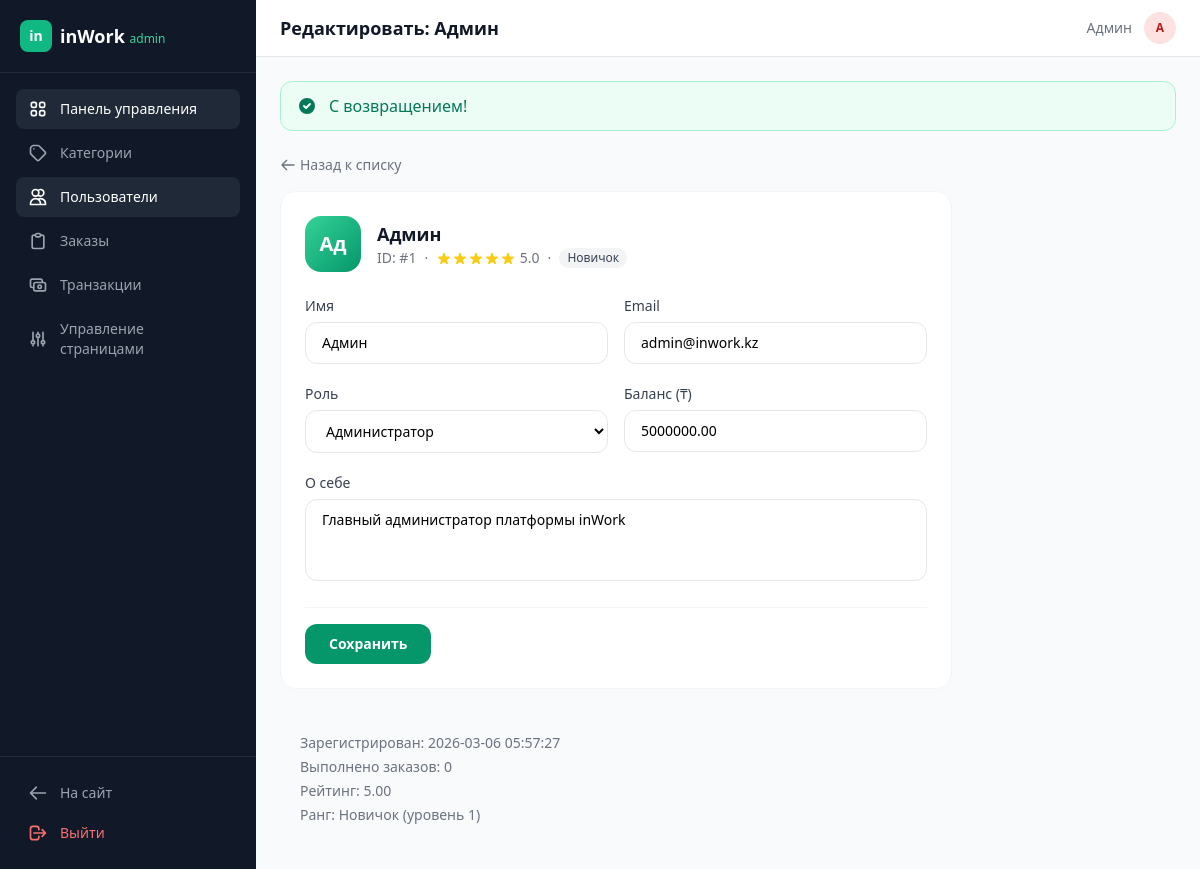
The app's page /in-work/public/admin/users/1 (signed in) with its own data.
### tables this page shows
CREATE TABLE users (
    id INT UNSIGNED AUTO_INCREMENT PRIMARY KEY,
    name VARCHAR(100) NOT NULL,
    email VARCHAR(191) NOT NULL UNIQUE,
    password VARCHAR(255) NOT NULL,
    role ENUM('client', 'freelancer', 'admin') NOT NULL DEFAULT 'freelancer',
    avatar VARCHAR(255) DEFAULT NULL,
    bio TEXT DEFAULT NULL,
    balance DECIMAL(12,2) NOT NULL DEFAULT 0.00,
    rating DECIMAL(3,2) NOT NULL DEFAULT 0.00,
    completed_orders INT UNSIGNED NOT NULL DEFAULT 0,
    created_at TIMESTAMP NOT NULL DEFAULT CURRENT_TIMESTAMP,
    updated_at TIMESTAMP NOT NULL DEFAULT CURRENT_TIMESTAMP ON UPDATE CURRENT_TIMESTAMP,
    INDEX idx_users_role (role),
    INDEX idx_users_rating (rating),
    INDEX idx_users_completed (completed_orders)
);

### app/controllers/AdminController.php (called while the page is built, shortened)
<?php
class AdminController extends Controller
{
    public function userEdit(string $id): void
    {
        $userModel = new User();
        $user = $userModel->find((int) $id);
        $this->view('admin.user_edit', [
            'title'   => 'Редактировать: ' . $user['name'],
            'profile' => $user,
        ]);
    }
}

### public/index.php (called while the page is built, shortened)
<?php
try {
    $appConfig = require ROOT_PATH . '/config/app.php';
    require ROOT_PATH . '/app/helpers/functions.php';
    $router = new Core\Router();
    $method = $_SERVER['REQUEST_METHOD'];
    $requestUri = $_SERVER['REQUEST_URI'] ?? '/';
    $path = parse_url($requestUri, PHP_URL_PATH);
    $path = '/' . trim($path, "/ \t\n\r");
    $basePath = $appConfig['base_path'] ?? '/in-work/public';
    $basePath = rtrim($basePath, '/');
    if ($basePath !== '' && (strpos($path, $basePath) === 0)) {
        $suffix = substr($path, strlen($basePath));
        $path = ($suffix === '' || $suffix === '/') ? '/' : ($suffix ?: '/');
    }
    if ($path !== '/') {
        $path = rtrim($path, '/') ?: '/';
    }
    $router->resolve($method, $path);
} catch (Throwable $e) {
    http_response_code(500);
    echo '<h1>Ошибка приложения</h1>';
    echo '<p><strong>' . htmlspecialchars($e->getMessage()) . '</strong></p>';
    echo '<p>Файл: ' . htmlspecialchars($e->getFile()) . ':' . $e->getLine() . '</p>';
    echo '<pre>' . htmlspecialchars($e->getTraceAsString()) . '</pre>';
}

### app/helpers/functions.php (called while the page is built, shortened)
<?php
function e(string $value): string
{
    return htmlspecialchars($value, ENT_QUOTES, 'UTF-8');
}
function url(string $path = ''): string
{
    return APP_URL . '/' . ltrim($path, '/');
}
function asset(string $path): string
{
    return ASSET_PATH . '/' . ltrim($path, '/');
}
function flash(string $key, mixed $value = null): mixed
{
    $val = $_SESSION['flash'][$key] ?? null;
    return $val;
}
function current_user(): ?array
{
    return $_SESSION['user'] ?? null;
}
function get_rank(int $completedOrders): array
{
    return ['name' => 'Новичок', 'color' => 'gray', 'level' => 1];
}

### core/Database.php (called while the page is built, shortened)
<?php
class Database
{
    private PDO $pdo;
    private function __construct()
    {
        $config = require __DIR__ . '/../config/database.php';
        $dsn = sprintf(
            'mysql:host=%s;port=%s;dbname=%s;charset=%s',
            $config['host'],
            $config['port'],
            $config['database'],
            $config['charset']
        );
        try {
            $this->pdo = new PDO($dsn, $config['username'], $config['password'], [
                PDO::ATTR_ERRMODE            => PDO::ERRMODE_EXCEPTION,
                PDO::ATTR_DEFAULT_FETCH_MODE => PDO::FETCH_ASSOC,
                PDO::ATTR_EMULATE_PREPARES   => false,
            ]);
        } catch (PDOException $e) {
            throw new PDOException('Database connection failed: ' . $e->getMessage());
        }
    }
    public function query(string $sql, array $params = []): \PDOStatement
    {
        $stmt = $this->pdo->prepare($sql);
        $stmt->execute($params);
        return $stmt;
    }
    public function fetch(string $sql, array $params = []): ?array
    {
        $stmt = $this->query($sql, $params);
        $result = $stmt->fetch();
        return $result ?: null;
    }
}

### config/database.php (called while the page is built, shortened)
<?php
$config = [
    'host'     => 'localhost',
    'port'     => '3306',
    'database' => 'inwork',
    'username' => 'root',
    'password' => 'root',
    'charset'  => 'utf8mb4',
];
return $config;

### core/Model.php (called while the page is built, shortened)
<?php
abstract class Model
{
    protected Database $db;
    protected string $table;
    protected string $primaryKey = 'id';
    public function __construct()
    {
        $this->db = Database::getInstance();
    }
    public function find(int $id): ?array
    {
        return $this->db->fetch(
            "SELECT * FROM {$this->table} WHERE {$this->primaryKey} = ?",
            [$id]
        );
    }
}

### views/admin/user_edit.php (the view, shortened to what this page needs)
<?php $rank = get_rank($profile['completed_orders']); ?>
<div class="max-w-2xl">
    <a href="<?= url('admin/users') ?>" class="inline-flex items-center gap-1 text-sm text-gray-500 hover:text-gray-700 mb-4">
        <svg class="w-4 h-4" fill="none" stroke="currentColor" viewBox="0 0 24 24"><path stroke-linecap="round" stroke-linejoin="round" stroke-width="2" d="M10 19l-7-7m0 0l7-7m-7 7h18"/></svg>
        Назад к списку
    </a>
    <div class="bg-white rounded-2xl border border-gray-100 p-6 mb-6">
        <div class="flex items-center gap-4 mb-6">
            <div class="w-14 h-14 bg-gradient-to-br from-brand-400 to-brand-600 rounded-2xl flex items-center justify-center text-white text-xl font-bold">
                <?= strtoupper(mb_substr($profile['name'], 0, 2)) ?>
            </div>
            <div>
                <h2 class="text-lg font-semibold text-gray-900"><?= e($profile['name']) ?></h2>
                <div class="flex items-center gap-2 text-sm text-gray-500">
                    <span>ID: #<?= $profile['id'] ?></span>
                    <span>·</span>
                    <span><?= render_stars((float)$profile['rating']) ?> <?= number_format((float)$profile['rating'], 1) ?></span>
                    <span>·</span>
                    <span class="px-2 py-0.5 text-xs rounded-full bg-<?= $rank['color'] ?>-100 text-<?= $rank['color'] ?>-700"><?= $rank['name'] ?></span>
                </div>
            </div>
        </div>
        <form method="POST" action="<?= url("admin/users/{$profile['id']}") ?>" class="space-y-5">
            <div class="grid grid-cols-2 gap-4">
                <div>
                    <label class="block text-sm font-medium text-gray-700 mb-1.5">Имя</label>
                    <input type="text" name="name" value="<?= e($profile['name']) ?>" required
                           class="w-full px-4 py-2.5 border border-gray-200 rounded-xl text-sm focus:ring-2 focus:ring-brand-500 focus:border-brand-500 outline-none">
                </div>
                <div>
                    <label class="block text-sm font-medium text-gray-700 mb-1.5">Email</label>
                    <input type="email" name="email" value="<?= e($profile['email']) ?>" required
                           class="w-full px-4 py-2.5 border border-gray-200 rounded-xl text-sm focus:ring-2 focus:ring-brand-500 focus:border-brand-500 outline-none">
                </div>
            </div>
            <div class="grid grid-cols-2 gap-4">
                <div>
                    <label class="block text-sm font-medium text-gray-700 mb-1.5">Роль</label>
                    <select name="role" class="w-full px-4 py-2.5 border border-gray-200 rounded-xl text-sm outline-none bg-white">
                        <option value="admin" <?= $profile['role'] === 'admin' ? 'selected' : '' ?>>Администратор</option>
                    </select>
                </div>
                <div>
                    <label class="block text-sm font-medium text-gray-700 mb-1.5">Баланс (₸)</label>
                    <input type="number" name="balance" step="0.01" value="<?= $profile['balance'] ?>"
                           class="w-full px-4 py-2.5 border border-gray-200 rounded-xl text-sm focus:ring-2 focus:ring-brand-500 focus:border-brand-500 outline-none">
                </div>
            </div>
            <div>
                <label class="block text-sm font-medium text-gray-700 mb-1.5">О себе</label>
                <textarea name="bio" rows="3" class="w-full px-4 py-2.5 border border-gray-200 rounded-xl text-sm focus:ring-2 focus:ring-brand-500 focus:border-brand-500 outline-none resize-none"><?= e($profile['bio'] ?? '') ?></textarea>
            </div>
            <div class="flex items-center justify-between pt-4 border-t border-gray-100">
                <button type="submit" class="px-6 py-2.5 bg-brand-600 text-white text-sm font-semibold rounded-xl hover:bg-brand-700 transition">
                    Сохранить
                </button>
            </div>
        </form>
    </div>
    <div class="bg-gray-50 rounded-2xl p-5 text-sm text-gray-500 space-y-1">
        <div>Зарегистрирован: <?= $profile['created_at'] ?></div>
        <div>Выполнено заказов: <?= $profile['completed_orders'] ?></div>
        <div>Рейтинг: <?= number_format((float)$profile['rating'], 2) ?></div>
        <div>Ранг: <?= $rank['name'] ?> (уровень <?= $rank['level'] ?>)</div>
    </div>
</div>

### core/Router.php (shortened to what this page needs)
<?php
class Router
{
    private array $routes = [];
    private array $middlewares = [];
    public function group(array $middleware, callable $callback): void
    {
        $previousMiddlewares = $this->middlewares;
        $this->middlewares = array_merge($this->middlewares, $middleware);
        $this->middlewares = $previousMiddlewares;
    }
    private function addRoute(string $method, string $path, array $action, array $middleware = []): self
    {
        $pattern = $this->convertToRegex($path);
        $this->routes[] = [
            'method'     => $method,
            'path'       => $path,
            'pattern'    => $pattern,
            'controller' => $action[0],
            'action'     => $action[1],
            'middleware'  => array_merge($this->middlewares, $middleware),
        ];
        return $this;
    }
    private function convertToRegex(string $path): string
    {
        $pattern = preg_replace('/\{([a-zA-Z_]+)\}/', '(?P<$1>[^/]+)', $path);
        return '#^' . $pattern . '$#';
    }
    public function resolve(string $method, string $uri): void
    {
        $uri = parse_url($uri, PHP_URL_PATH);
        $uri = rtrim($uri, '/') ?: '/';
        foreach ($this->routes as $route) {
            if ($route['method'] !== $method) {
                continue;
            }
            if (preg_match($route['pattern'], $uri, $matches)) {
                $params = array_filter($matches, 'is_string', ARRAY_FILTER_USE_KEY);
                $controller = new $route['controller']();
                $actionMethod = $route['action'];
                call_user_func_array([$controller, $actionMethod], array_values($params));
                return;
            }
        }
    }
}

### views/admin/layout.php (shortened to what this page needs)
<!DOCTYPE html>
<html lang="ru" class="h-full">
<head>
    <script src="https://cdn.tailwindcss.com"></script>
    <link rel="stylesheet" href="<?= asset('css/app.css') ?>">
</head>
<body class="h-full bg-gray-50">
<div class="flex h-full">
    <aside class="hidden lg:flex lg:flex-col w-64 bg-gray-900 text-white flex-shrink-0">
        <div class="p-5 border-b border-gray-800">
            <a href="<?= url('admin') ?>" class="flex items-center gap-2">
                <div class="w-8 h-8 bg-brand-500 rounded-lg flex items-center justify-center">
                    <span class="text-white font-bold text-sm">in</span>
                </div>
                <span class="text-lg font-bold">inWork <span class="text-brand-400 text-xs font-normal">admin</span></span>
            </a>
        </div>
        <nav class="flex-1 p-4 space-y-1">
            <?php
            $currentPath = parse_url($_SERVER['REQUEST_URI'], PHP_URL_PATH);
            $navItems = [
                ['url' => 'admin', 'label' => 'Панель управления', 'icon' => 'M4 6a2 2 0 012-2h2a2 2 0 012 2v2a2 2 0 01-2 2H6a2 2 0 01-2-2V6zm10 0a2 2 0 012-2h2a2 2 0 012 2v2a2 2 0 01-2 2h-2a2 2 0 01-2-2V6zM4 16a2 2 0 012-2h2a2 2 0 012 2v2a2 2 0 01-2 2H6a2 2 0 01-2-2v-2zm10 0a2 2 0 012-2h2a2 2 0 012 2v2a2 2 0 01-2 2h-2a2 2 0 01-2-2v-2z'],
                ['url' => 'admin/categories', 'label' => 'Категории', 'icon' => 'M7 7h.01M7 3h5c.512 0 1.024.195 1.414.586l7 7a2 2 0 010 2.828l-7 7a2 2 0 01-2.828 0l-7-7A1.994 1.994 0 013 12V7a4 4 0 014-4z'],
                ['url' => 'admin/users', 'label' => 'Пользователи', 'icon' => 'M12 4.354a4 4 0 110 5.292M15 21H3v-1a6 6 0 0112 0v1zm0 0h6v-1a6 6 0 00-9-5.197M13 7a4 4 0 11-8 0 4 4 0 018 0z'],
                ['url' => 'admin/orders', 'label' => 'Заказы', 'icon' => 'M9 5H7a2 2 0 00-2 2v12a2 2 0 002 2h10a2 2 0 002-2V7a2 2 0 00-2-2h-2M9 5a2 2 0 002 2h2a2 2 0 002-2M9 5a2 2 0 012-2h2a2 2 0 012 2'],
                ['url' => 'admin/transactions', 'label' => 'Транзакции', 'icon' => 'M17 9V7a2 2 0 00-2-2H5a2 2 0 00-2 2v6a2 2 0 002 2h2m2 4h10a2 2 0 002-2v-6a2 2 0 00-2-2H9a2 2 0 00-2 2v6a2 2 0 002 2zm7-5a2 2 0 11-4 0 2 2 0 014 0z'],
                ['url' => 'admin/pages', 'label' => 'Управление страницами', 'icon' => 'M12 6V4m0 2a2 2 0 100 4m0-4a2 2 0 110 4m-6 8a2 2 0 100-4m0 4a2 2 0 110-4m0 4v2m0-6V4m6 6v10m6-2a2 2 0 100-4m0 4a2 2 0 110-4m0 4v2m0-6V4'],
            ];
            foreach ($navItems as $item):
                $isActive = strpos($currentPath, $item['url']) !== false;
            ?>
                <a href="<?= url($item['url']) ?>" class="flex items-center gap-3 px-3 py-2.5 rounded-lg text-sm font-medium transition <?= $isActive ? 'bg-gray-800 text-white' : 'text-gray-400 hover:text-white hover:bg-gray-800/50' ?>">
                    <svg class="w-5 h-5 flex-shrink-0" fill="none" stroke="currentColor" viewBox="0 0 24 24"><path stroke-linecap="round" stroke-linejoin="round" stroke-width="2" d="<?= $item['icon'] ?>"/></svg>
                    <?= $item['label'] ?>
                </a>
            <?php endforeach; ?>
        </nav>
        <div class="p-4 border-t border-gray-800">
            <a href="<?= url('/') ?>" class="flex items-center gap-3 px-3 py-2.5 rounded-lg text-sm text-gray-400 hover:text-white hover:bg-gray-800/50 transition">
                <svg class="w-5 h-5" fill="none" stroke="currentColor" viewBox="0 0 24 24"><path stroke-linecap="round" stroke-linejoin="round" stroke-width="2" d="M10 19l-7-7m0 0l7-7m-7 7h18"/></svg>
                На сайт
            </a>
            <a href="<?= url('logout') ?>" class="flex items-center gap-3 px-3 py-2.5 rounded-lg text-sm text-red-400 hover:text-red-300 hover:bg-gray-800/50 transition">
                <svg class="w-5 h-5" fill="none" stroke="currentColor" viewBox="0 0 24 24"><path stroke-linecap="round" stroke-linejoin="round" stroke-width="2" d="M17 16l4-4m0 0l-4-4m4 4H7m6 4v1a3 3 0 01-3 3H6a3 3 0 01-3-3V7a3 3 0 013-3h4a3 3 0 013 3v1"/></svg>
                Выйти
            </a>
        </div>
    </aside>
    <div class="flex-1 flex flex-col overflow-hidden">
        <header class="bg-white border-b border-gray-200 px-6 py-3 flex items-center justify-between">
            <h1 class="text-lg font-semibold text-gray-900"><?= e($title ?? '') ?></h1>
            <div class="flex items-center gap-3">
                <span class="text-sm text-gray-500"><?= e(current_user()['name'] ?? '') ?></span>
                <div class="w-8 h-8 bg-red-100 text-red-700 rounded-full flex items-center justify-center text-xs font-bold">A</div>
            </div>
        </header>
        <main class="flex-1 overflow-y-auto p-6">
            <?php $flashSuccess = flash('success'); $flashError = flash('error'); ?>
            <?php if ($flashSuccess): ?>
                <div class="bg-emerald-50 border border-emerald-200 text-emerald-700 px-4 py-3 rounded-xl mb-6 flex items-center gap-3">
                    <svg class="w-5 h-5 flex-shrink-0" fill="currentColor" viewBox="0 0 20 20"><path fill-rule="evenodd" d="M10 18a8 8 0 100-16 8 8 0 000 16zm3.707-9.293a1 1 0 00-1.414-1.414L9 10.586 7.707 9.293a1 1 0 00-1.414 1.414l2 2a1 1 0 001.414 0l4-4z" clip-rule="evenodd"/></svg>
                    <?= e($flashSuccess) ?>
                </div>
            <?php endif; ?>
            <?= $content ?>
        </main>
    </div>
</div>
</body>
</html>

### assets/css/app.css (style rules this page uses)
* { scroll-behavior: smooth; }

### records on screen
users: label "Панель управления", label "Категории", label "Пользователи", label "Заказы", label "Транзакции", label "Управление страницами", name "Админ", name "Ад", id "1", rating "5.0", completed_orders "Новичок", email "admin@inwork.kz", role "Администратор", balance "5000000.00", bio "Главный администратор платформы inWork", created_at "2026-03-06 05:57:27", completed_orders "0", rating "5.00", completed_orders "1"
